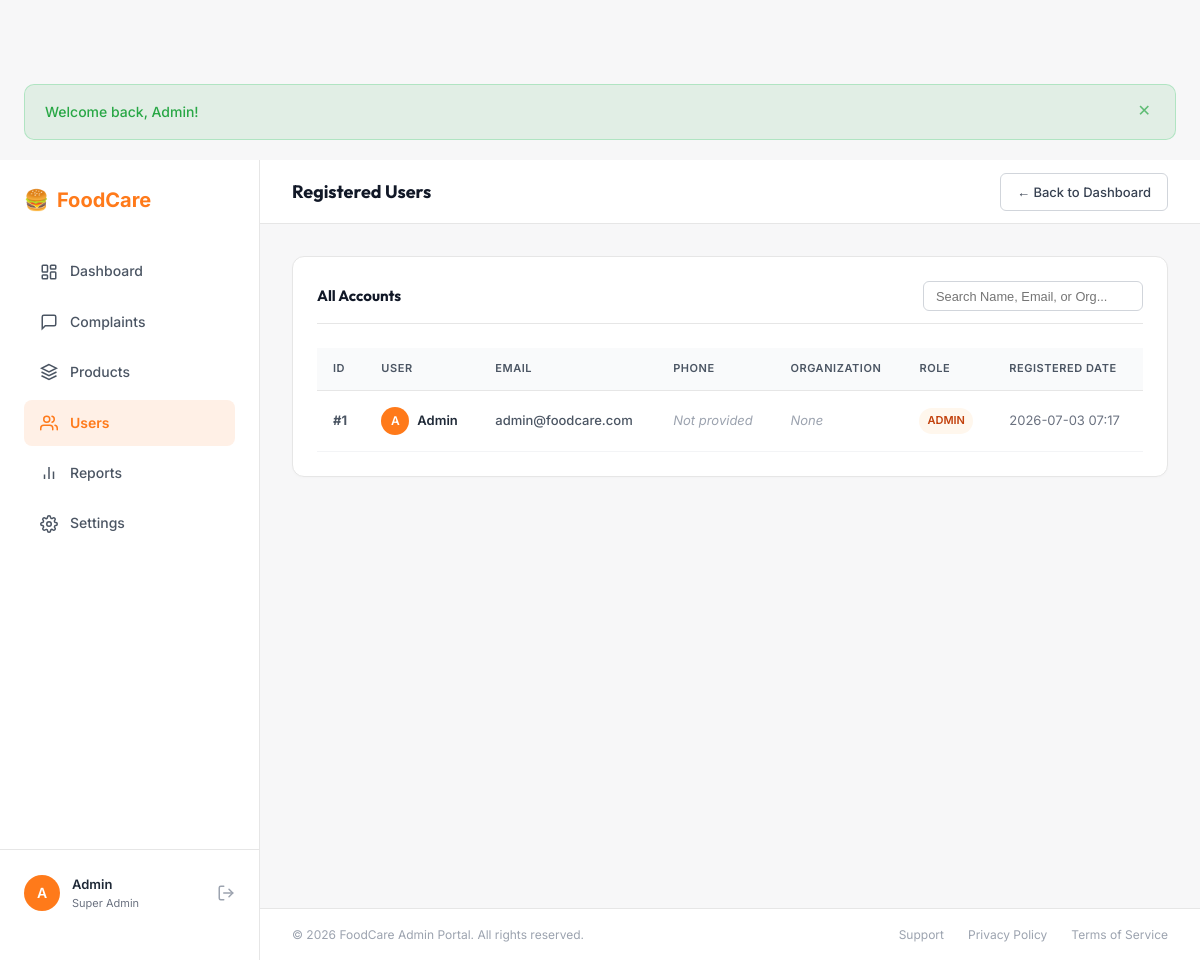
The page /admin/users.php (signed in) on the database its author committed.
### tables this page shows
CREATE TABLE IF NOT EXISTS users (
    id            INT AUTO_INCREMENT PRIMARY KEY,
    name          VARCHAR(100) NOT NULL,
    email         VARCHAR(191) NOT NULL UNIQUE,   
    password_hash VARCHAR(255) NOT NULL,
    role          ENUM('customer', 'admin') NOT NULL DEFAULT 'customer',
    created_at    TIMESTAMP DEFAULT CURRENT_TIMESTAMP
);

### includes/auth.php (called while the page is built, shortened)
<?php
function get_current_user_name(): string {
    return $_SESSION['name'] ?? 'Guest';
}

### admin/users.php (the view, shortened to what this page needs)
<?php
require_once __DIR__ . '/../includes/auth.php';
$pdo = get_db_connection();
try {
    $stmt = $pdo->query("SELECT * FROM users ORDER BY created_at DESC");
    $users = $stmt->fetchAll();
} catch (PDOException $e) {
    die("Error loading users: " . $e->getMessage());
}
require_once __DIR__ . '/../includes/header.php';
?>
<div class="db-grid">
    <aside class="db-sidebar">
        <div class="db-sidebar__top">
            <a href="<?= BASE_PATH ?>/index.php" class="db-logo">
                🍔 <span>FoodCare</span>
            </a>
            <ul class="db-menu">
                <li class="db-menu__item">
                    <a href="<?= BASE_PATH ?>/admin/dashboard.php">
                        Dashboard
                    </a>
                </li>
                <li class="db-menu__item">
                    <a href="<?= BASE_PATH ?>/admin/complaints.php">
                        <svg width="18" height="18" viewBox="0 0 24 24" fill="none" stroke="currentColor" stroke-width="2"><path d="M21 15a2 2 0 0 1-2 2H7l-4 4V5a2 2 0 0 1 2-2h14a2 2 0 0 1 2 2z"></path></svg>
                        Complaints
                    </a>
                </li>
                <li class="db-menu__item">
                    <a href="<?= BASE_PATH ?>/admin/products.php">
                        <svg width="18" height="18" viewBox="0 0 24 24" fill="none" stroke="currentColor" stroke-width="2"><path d="M12 2L2 7l10 5 10-5-10-5zM2 17l10 5 10-5M2 12l10 5 10-5"></path></svg>
                        Products
                    </a>
                </li>
                <li class="db-menu__item active">
                    <a href="<?= BASE_PATH ?>/admin/users.php">
                        Users
                    </a>
                </li>
                <li class="db-menu__item">
                    <a href="#" onclick="alert('Reports generator is currently processing compiled database logs. Try again later.'); return false;">
                        <svg width="18" height="18" viewBox="0 0 24 24" fill="none" stroke="currentColor" stroke-width="2"><line x1="18" y1="20" x2="18" y2="10"></line><line x1="12" y1="20" x2="12" y2="4"></line><line x1="6" y1="20" x2="6" y2="14"></line></svg>
                        Reports
                    </a>
                </li>
                <li class="db-menu__item">
                    <a href="#" onclick="alert('Access restricted to System Root Administrators.'); return false;">
                        Settings
                    </a>
                </li>
            </ul>
        </div>
        <div class="db-sidebar__bottom">
            <div class="db-user-info">
                <div class="db-user-avatar">
                    <?= strtoupper(substr(get_current_user_name(), 0, 1)) ?>
                </div>
                <div class="db-user-text">
                    <span class="db-user-name"><?= htmlspecialchars(get_current_user_name()) ?></span>
                    <span class="db-user-role">Super Admin</span>
                </div>
            </div>
            <a href="<?= BASE_PATH ?>/logout.php" title="Logout" style="color:#9CA3AF; display:flex; transition:color 0.15s;" onmouseover="this.style.color='#EF4444'" onmouseout="this.style.color='#9CA3AF'">
                <svg width="18" height="18" viewBox="0 0 24 24" fill="none" stroke="currentColor" stroke-width="2" stroke-linecap="round" stroke-linejoin="round"><path d="M9 21H5a2 2 0 0 1-2-2V5a2 2 0 0 1 2-2h4"></path><polyline points="16 17 21 12 16 7"></polyline><line x1="21" y1="12" x2="9" y2="12"></line></svg>
            </a>
        </div>
    </aside>
    <main class="db-main">
        <header class="db-topbar">
            <h1 class="db-topbar__title">Registered Users</h1>
            <a href="<?= BASE_PATH ?>/admin/dashboard.php" class="db-btn-secondary-sm" style="padding: 0.5rem 1rem;">
                ← Back to Dashboard
            </a>
        </header>
        <div class="db-body">
            <div class="db-panel-card" style="width:100%;">
                <div class="db-panel-header" style="display:flex; justify-content:space-between; align-items:center; border-bottom:1px solid #E6E6E6; padding-bottom:0.75rem; margin-bottom:1.5rem; flex-wrap:wrap; gap:1rem;">
                    <h2 class="db-panel-title" style="margin-bottom:0;">All Accounts</h2>
                    <input type="text" id="user-search" onkeyup="filterUsersTable()" placeholder="Search Name, Email, or Org..." style="padding:0.4rem 0.75rem; border:1px solid #D1D5DB; border-radius:6px; font-size:0.8rem; outline:none; background:#FFF; min-width:220px;">
                </div>
                <div class="db-table-wrap">
                    <table class="db-table" id="db-users-table">
                        <thead>
                            <tr>
                                <th>ID</th>
                                <th>User</th>
                                <th>Email</th>
                                <th>Phone</th>
                                <th>Organization</th>
                                <th>Role</th>
                                <th>Registered Date</th>
                            </tr>
                        </thead>
                        <tbody>
                            <?php if (empty($users)): ?>
                                <tr>
                                    <td colspan="7" style="text-align:center; padding:3rem; color:#9CA3AF;">
                                        No registered users in system database yet.
                                    </td>
                                </tr>
                            <?php else: ?>
                                <?php foreach ($users as $u): ?>
                                    <tr class="user-row"
                                        data-name="<?= htmlspecialchars(strtolower($u['name'])) ?>"
                                        data-email="<?= htmlspecialchars(strtolower($u['email'])) ?>"
                                        data-org="<?= htmlspecialchars(strtolower($u['organization'] ?? '')) ?>">
                                        <td><strong>#<?= $u['id'] ?></strong></td>
                                        <td>
                                            <div style="display:flex; align-items:center; gap:0.5rem;">
                                                <div style="width:28px; height:28px; border-radius:50%; background:#FF7A1A; color:#fff; display:flex; align-items:center; justify-content:center; font-weight:600; font-size:0.75rem;">
                                                    <?= strtoupper(substr($u['name'], 0, 1)) ?>
                                                </div>
                                                <span style="font-weight:600; color:#1F2937;"><?= htmlspecialchars($u['name']) ?></span>
                                            </div>
                                        </td>
                                        <td><span style="color:#4B5563; font-weight: 500;"><?= htmlspecialchars($u['email']) ?></span></td>
                                        <td><span><?= !empty($u['phone']) ? htmlspecialchars($u['phone']) : '<span style="color:#9CA3AF; font-style:italic;">Not provided</span>' ?></span></td>
                                        <td><span><?= !empty($u['organization']) ? htmlspecialchars($u['organization']) : '<span style="color:#9CA3AF; font-style:italic;">None</span>' ?></span></td>
                                        <td>
                                            <span class="badge-role <?= htmlspecialchars(strtolower($u['role'])) ?>">
                                                <?= htmlspecialchars($u['role']) ?>
                                            </span>
                                        </td>
                                        <td><span style="color:#6B7280;"><?= date('Y-m-d H:i', strtotime($u['created_at'])) ?></span></td>
                                    </tr>
                                <?php endforeach; ?>
                            <?php endif; ?>
                        </tbody>
                    </table>
                </div>
            </div>
        </div>
        <footer class="db-footer-bar">
            <span>© <?= date('Y') ?> FoodCare Admin Portal. All rights reserved.</span>
            <div class="db-footer-links">
                <a href="#">Support</a>
                <a href="#">Privacy Policy</a>
                <a href="#">Terms of Service</a>
            </div>
        </footer>
    </main>
</div>
<?php require_once __DIR__ . '/../includes/footer.php'; ?>

### css/style.css (style rules this page uses)
:root { --fc-primary: #FF7A1A; --fc-primary-dark: #E06600; --fc-primary-light: #FF9A57; --fc-black: #0B0B0B; --fc-white: #FFFFFF; --fc-bg: #F7F7F8; --fc-card: #FFFFFF; --fc-muted: #4B5563; --fc-border: #E6E6E6; --clr-bg: #F7F7F8; --clr-bg-card: #FFFFFF; --clr-surface: #F0F0F1; --clr-surface-2: #E8E8EA; --clr-border: #E6E6E6; --clr-primary: #FF7A1A; --clr-primary-dark: #E06600; --clr-primary-glow: rgba(255,122,26,0.18); --clr-secondary: #FF9A57; --clr-secondary-glow: rgba(255,154,87,0.15); --clr-success: #28A745; --clr-success-bg: rgba(40,167,69,0.10); --clr-warning: #F59E0B; --clr-warning-bg: rgba(245,158,11,0.10); --clr-danger: #E02424; --clr-danger-bg: rgba(224,36,36,0.10); --clr-info: #3B82F6; --clr-info-bg: rgba(59,130,246,0.10); --clr-text: #0B0B0B; --clr-text-muted: #4B5563; --clr-text-faint: #9CA3AF; --font-base: 'Inter', system-ui, sans-serif; --font-heading: 'Outfit', 'Inter', sans-serif; --text-xs: 0.75rem; --text-sm: 0.875rem; --text-base: 1rem; --text-lg: 1.125rem; --text-xl: 1.25rem; --text-2xl: 1.5rem; --text-3xl: 1.875rem; --text-4xl: 2.25rem; --text-5xl: 3rem; --space-1: 0.25rem; --space-2: 0.5rem; --space-3: 0.75rem; --space-4: 1rem; --space-5: 1.25rem; --space-6: 1.5rem; --space-8: 2rem; --space-10: 2.5rem; --space-12: 3rem; --space-16: 4rem; --radius-sm: 6px; --radius-md: 10px; --radius-lg: 16px; --radius-xl: 24px; --radius-full: 9999px; --shadow-sm: 0 1px 3px rgba(0,0,0,0.08); --shadow-md: 0 4px 16px rgba(0,0,0,0.10); --shadow-lg: 0 8px 32px rgba(0,0,0,0.12); --shadow-primary: 0 0 20px var(--clr-primary-glow); --transition-fast: 150ms ease; --transition-normal: 250ms ease; --transition-slow: 400ms ease; --navbar-h: 68px; }
*, *::before, *::after { box-sizing: border-box; margin: 0; padding: 0; }
html { scroll-behavior: smooth; font-size: 16px; }
body { font-family: var(--font-base); font-size: var(--text-base); color: var(--clr-text); background-color: var(--clr-bg); line-height: 1.6; min-height: 100vh; -webkit-font-smoothing: antialiased; }
a { color: var(--clr-primary); text-decoration: none; transition: color var(--transition-fast); }
ul, ol { list-style: none; }
h1, h2, h3, h4, h5, h6 { font-family: var(--font-heading); font-weight: 700; line-height: 1.25; color: var(--fc-black); }
body { display: flex; flex-direction: column; min-height: 100vh; }
main, .page-wrapper, .lp-wrap, .reg-wrap { flex: 1; }

### rows shown on the page
users: id "1", name "A", name "Admin", email "admin@foodcare.com", role "ADMIN", created_at "2026-07-03 07:17"

### other values the page prints
$flash['message'] "Welcome back, Admin!"
substr(get_current_user_name(), 0, 1) "A"
get_current_user_name() "Admin"
